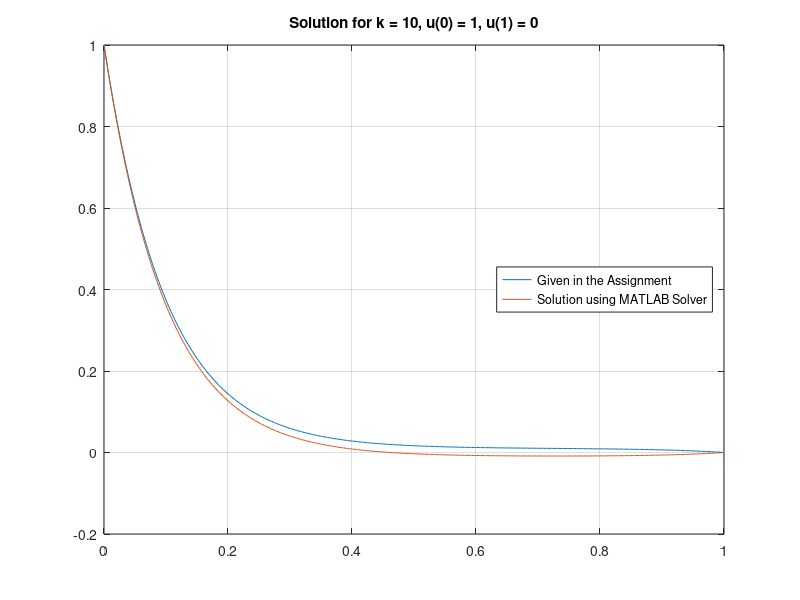
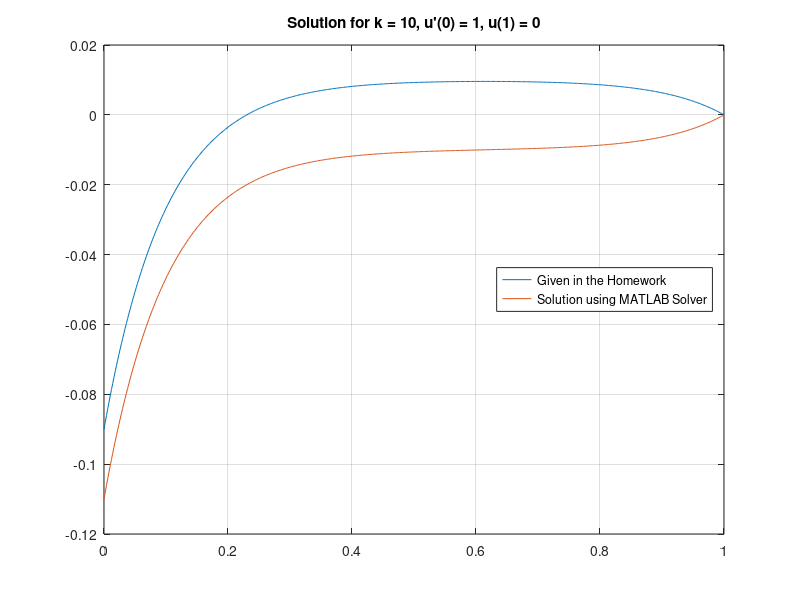

These figures' MATLAB source, in order: (Note: this script raises an error after producing the figures.)
clear;
clc;
close all;

x = linspace(0,1,500);
U0 = 1;
UL = 0;
A = 1;
k = 10;
L = 1;
v = 1;

%Assignment's soln
u_1_prof = (1 - ( sinh(k*(L-x)) + sinh(k*x))/sinh(k*L))*A/(k^2) + U0*sinh(k*(L-x))/sinh(k*L);

%Assignment's soln
u_2_prof = (1 - (cosh(k*x)/cosh(k*L)))*(A/k^2) - (v/k)*sinh(k*(L-x))/sinh(k*L);

%Analytical Solutions for problem 1
u1_10 = (exp(10*x)*(exp(10) - 101))/(100*(exp(20) - 1)) - (exp(-10*x)*(exp(10) - 101*exp(20)))/(100*(exp(20) - 1)) - 1/100;
u1_100 = (exp(100*x)*(exp(100) - 10001))/(10000*(exp(200) - 1)) - (exp(-100*x)*(exp(100) - 10001*exp(200)))/(10000*(exp(200) - 1)) - 1/10000;

%Analytical Solutions for problem 2
u2_10 = (exp(-10*x)*(exp(10) - 10*exp(20)))/(100*(exp(20) + 1)) + (exp(10*x)*(exp(10) + 10))/(100*(exp(20) + 1)) - 1/100;
u2_100 = (exp(-100*x)*(exp(100) - 100*exp(200)))/(10000*(exp(200) + 1)) + (exp(100*x)*(exp(100) + 100))/(10000*(exp(200) + 1)) - 1/10000;

%comparison of Assignment soln and MATLAB 
plot(x,u_1_prof,x,u1_10);
grid on;
legend('Given in the Assignment','Solution using MATLAB Solver','Location','East');
title('Solution for k = 10, u(0) = 1, u(1) = 0');

figure;
plot(x,u_2_prof,x,u2_10);
legend('Given in the Homework','Solution using MATLAB Solver','Location','East');
title("Solution for k = 10, u'(0) = 1, u(1) = 0");
grid on;


%Problem 1, k = 10
n_10_1 = dlmread('t_0_n_10_k2_100.0_A_1.0_L_1.0_R_0.0.txt');
n_20_1 = dlmread('t_0_n_20_k2_100.0_A_1.0_L_1.0_R_0.0.txt');
n_40_1 = dlmread('t_0_n_40_k2_100.0_A_1.0_L_1.0_R_0.0.txt');
n_80_1 = dlmread('t_0_n_80_k2_100.0_A_1.0_L_1.0_R_0.0.txt');
n_160_1 = dlmread('t_0_n_160_k2_100.0_A_1.0_L_1.0_R_0.0.txt');
n_320_1 = dlmread('t_0_n_320_k2_100.0_A_1.0_L_1.0_R_0.0.txt');

%Problem 1, k = 100
n_10_2 = dlmread('t_0_n_10_k2_10000.0_A_1.0_L_1.0_R_0.0.txt');
n_20_2 = dlmread('t_0_n_20_k2_10000.0_A_1.0_L_1.0_R_0.0.txt');
n_40_2 = dlmread('t_0_n_40_k2_10000.0_A_1.0_L_1.0_R_0.0.txt');
n_80_2 = dlmread('t_0_n_80_k2_10000.0_A_1.0_L_1.0_R_0.0.txt');
n_160_2 = dlmread('t_0_n_160_k2_10000.0_A_1.0_L_1.0_R_0.0.txt');
n_320_2 = dlmread('t_0_n_320_k2_10000.0_A_1.0_L_1.0_R_0.0.txt');

%Problem 2, k = 10
n_10_3 = dlmread('t_1_n_10_k2_100.0_A_1.0_L_1.0_R_0.0.txt');
n_20_3 = dlmread('t_1_n_20_k2_100.0_A_1.0_L_1.0_R_0.0.txt');
n_40_3 = dlmread('t_1_n_40_k2_100.0_A_1.0_L_1.0_R_0.0.txt');
n_80_3 = dlmread('t_1_n_80_k2_100.0_A_1.0_L_1.0_R_0.0.txt');
n_160_3 = dlmread('t_1_n_160_k2_100.0_A_1.0_L_1.0_R_0.0.txt');
n_320_3 = dlmread('t_1_n_320_k2_100.0_A_1.0_L_1.0_R_0.0.txt');

%Problem 2, k = 100
n_10_4 = dlmread('t_1_n_10_k2_10000.0_A_1.0_L_1.0_R_0.0.txt');
n_20_4 = dlmread('t_1_n_20_k2_10000.0_A_1.0_L_1.0_R_0.0.txt');
n_40_4 = dlmread('t_1_n_40_k2_10000.0_A_1.0_L_1.0_R_0.0.txt');
n_80_4 = dlmread('t_1_n_80_k2_10000.0_A_1.0_L_1.0_R_0.0.txt');
n_160_4 = dlmread('t_1_n_160_k2_10000.0_A_1.0_L_1.0_R_0.0.txt');
n_320_4 = dlmread('t_1_n_320_k2_10000.0_A_1.0_L_1.0_R_0.0.txt');


%Figure for problem 1, k = 10
figure;
grid on;
hold on;
plot(x,u1_10,'k',n_10_1(:,1),n_10_1(:,2),'r*');
plot(n_20_1(:,1),n_20_1(:,2),'b*');
plot(n_40_1(:,1),n_40_1(:,2),'m*');
plot(n_80_1(:,1),n_80_1(:,2),'g*');
legend('Analytical Solution','n = 10','n = 20','n = 40','n = 80');
title('Convergence of Approximation for k = 10, u(0) = 1, u(1) = 0');

%Figure for problem 1, k = 100
figure;
grid on;
hold on;
plot(x,u1_100,'k',n_10_2(:,1),n_10_2(:,2),'r*');
plot(n_20_2(:,1),n_20_2(:,2),'b*');
plot(n_40_2(:,1),n_40_2(:,2),'m*');
plot(n_80_2(:,1),n_80_2(:,2),'g*');
legend('Analytical Solution','n = 10','n = 20','n = 40','n = 80');
title('Convergence of Approximation for k = 100, u(0) = 1, u(1) = 0');

%Figure for problem 2, k = 10
figure;
grid on;
hold on;
plot(x,u2_10,'k',n_10_3(:,1),n_10_3(:,2),'r*');
plot(n_20_3(:,1),n_20_3(:,2),'b*');
plot(n_40_3(:,1),n_40_3(:,2),'m*');
plot(n_80_3(:,1),n_80_3(:,2),'g*');
legend('Analytical Solution','n = 10','n = 20','n = 40','n = 80','Location','East');
title("Convergence of Approximation for k = 10, u'(0) = 1, u(1) = 0");

%Figure for problem 2, k = 100
figure;
grid on;
hold on;
plot(x,u2_100,'k',n_10_4(:,1),n_10_4(:,2),'r*');
plot(n_20_4(:,1),n_20_4(:,2),'b*');
plot(n_40_4(:,1),n_40_4(:,2),'m*');
plot(n_80_4(:,1),n_80_4(:,2),'g*');
legend('Analytical Solution','n = 10','n = 20','n = 40','n = 80','Location','East');
title("Convergence of Approximation for k = 100, u'(0) = 1, u(1) = 0");

%Determination of order of accuracy
[order_1_10, differences_1_10] = OrderofAccuracy(n_40_1(:,2),n_80_1(:,2),1);
[order_1_100, differences_1_100] = OrderofAccuracy(n_40_2(:,2),n_80_2(:,2),2);
[order_2_10, differences_2_10] = OrderofAccuracy(n_40_3(:,2),n_80_3(:,2),3);
[order_2_100, differences_2_100] = OrderofAccuracy(n_40_4(:,2),n_80_4(:,2),4);

fprintf('Order of Accuracy:\n');
fprintf('Problem 1: n = 10, Order = %f\n',order_1_10);
fprintf('Problem 1: n = 100, Order = %f\n',order_1_100);
fprintf('Problem 2: n = 10, Order = %f\n',order_2_10);
fprintf('Problem 2: n = 100, Order = %f\n',order_2_100);

figure;
plot(differences_1_10(:,1),differences_1_10(:,2));
title("Error as Function of x for k = 10, u(0) = 1, u(1) = 0");

figure;
plot(differences_1_100(:,1),differences_1_100(:,2));
title("Error as Function of x for k = 100, u(0) = 1, u(1) = 0");

figure;
plot(differences_2_10(:,1),differences_2_10(:,2));
title("Error as Function of x for k = 10, u'(0) = 1, u(1) = 0");

figure;
plot(differences_2_100(:,1),differences_2_100(:,2));
title("Error as Function of x for k = 100, u'(0) = 1, u(1) = 0");

